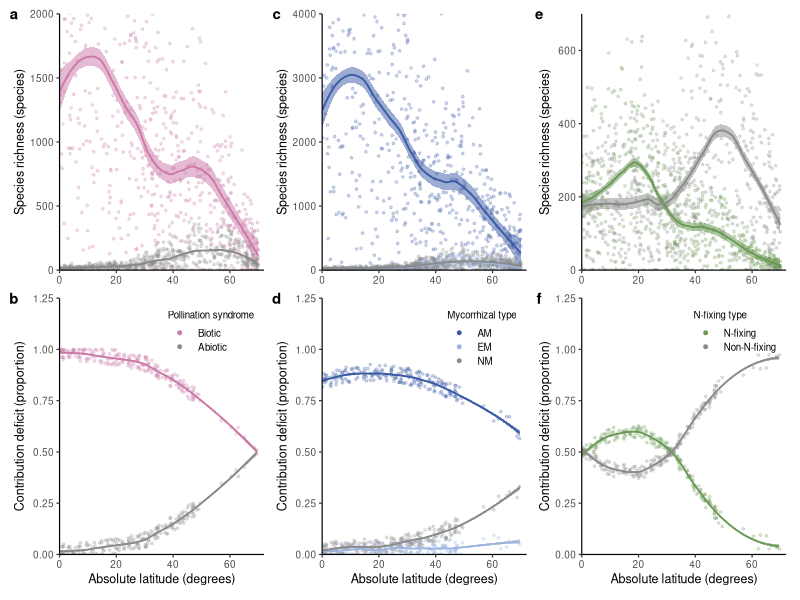
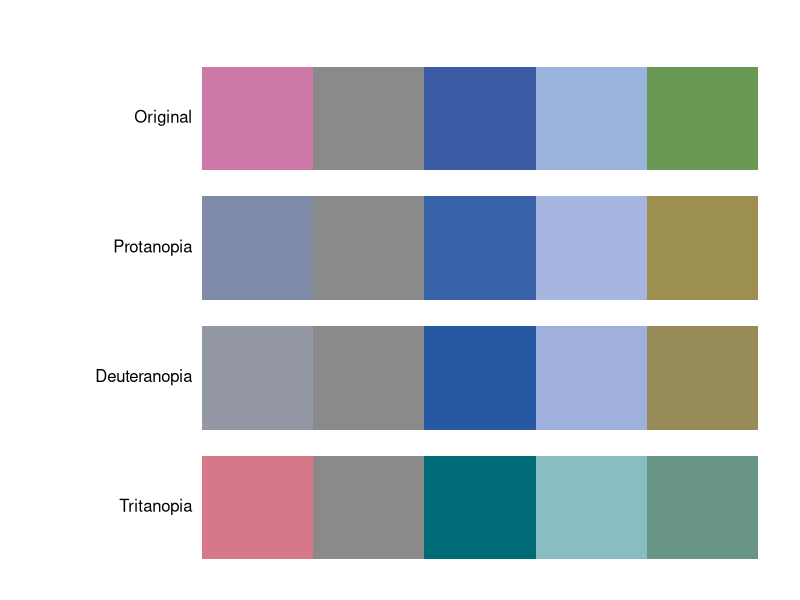

R code for these plots, in order:
## ---- chunk 1
#| label: simulate
seed <- 5014L
set.seed(seed)
library(ggplot2)
n_mainland <- 600L
n_island <- 212L
knots <- seq(0, 70, 10)
groups <- c("Biotic", "Abiotic", "AM", "EM", "NM", "N-fixing", "Non-N-fixing")
types <- c("Pollination", "Pollination", rep("Mycorrhiza", 3), rep("N-fixation", 2))
richness <- rbind(
  c(1250,1800,1450,900,700,800,450,150), c(15,20,30,50,110,170,150,50),
  c(2100,3400,2800,2000,1500,1300,700,350), c(10,15,25,40,80,140,100,40),
  c(20,25,30,50,110,160,130,60), c(160,260,300,180,130,90,40,10),
  c(160,200,180,170,290,410,260,120))
shares <- rbind(
  c(.98,.98,.96,.93,.85,.75,.63,.50), c(.02,.02,.04,.07,.15,.25,.37,.50),
  c(.85,.88,.89,.87,.83,.77,.69,.60), c(.015,.020,.020,.025,.030,.040,.060,.080),
  c(.020,.030,.040,.060,.100,.150,.230,.300), c(.50,.58,.60,.53,.33,.16,.07,.04),
  c(.50,.42,.40,.47,.67,.84,.93,.96))
latitude_mainland <- runif(n_mainland, 0, 70)
latitude_island <- c(runif(n_island - 8, 0, 50), runif(8, 50, 70))
dat <- data.frame()
for (j in seq_along(groups)) {
  mu <- approx(knots, richness[j, ], xout = latitude_mainland)$y
  weight <- approx(knots, shares[j, ], xout = latitude_island)$y
  mainland <- data.frame(id = seq_len(n_mainland), latitude = latitude_mainland,
                        type = types[j], group = groups[j], metric = "richness")
  island <- data.frame(id = seq_len(n_island), latitude = latitude_island,
                      type = types[j], group = groups[j], metric = "contribution")
  dat <- rbind(dat,
    transform(mainland, value = pmax(0, round(rnorm(n_mainland, mu, .7 * mu)))),
    transform(island, value = pmax(.001, weight + runif(n_island, -.04, .04))))
}
i <- dat$metric == "contribution" & dat$type != "Mycorrhiza"
dat$value[i] <- dat$value[i] / ave(dat$value[i], dat$id[i], dat$type[i], FUN = sum)
panel_names <- c("a  Pollination\nMainland richness (species)",
                 "c  Mycorrhiza\nMainland richness (species)",
                 "e  N-fixation\nMainland richness (species)",
                 "b  Pollination\nDeficit contribution (proportion)",
                 "d  Mycorrhiza\nDeficit contribution (proportion)",
                 "f  N-fixation\nDeficit contribution (proportion)")
panel_id <- match(dat$type, unique(types)) + ifelse(dat$metric == "richness", 0, 3)
dat$panel <- factor(panel_names[panel_id], levels = panel_names)
dat$group <- factor(dat$group, levels = groups)
## ---- chunk 2
#| label: smooth-curves
curves <- data.frame()
for (g in groups) {
  for (m in c("richness", "contribution")) {
    z <- subset(dat, group == g & metric == m)
    model <- loess(value ~ latitude, data = z,
                   span = if (m == "richness" && z$type[1] == "Mycorrhiza") 0.50 else 0.40)
    grid <- data.frame(latitude = seq(min(z$latitude), max(z$latitude), length.out = 100))
    estimate <- predict(model, newdata = grid, se = TRUE)
    curves <- rbind(curves, data.frame(grid, panel = z$panel[1], group = g,
      value = estimate$fit, lower = estimate$fit - estimate$se.fit,
      upper = estimate$fit + estimate$se.fit))
  }
}
curves$panel <- factor(curves$panel, levels = panel_names)
curves$group <- factor(curves$group, levels = groups)
## ---- chunk 3
#| label: fig-reconstruction
#| fig-width: 10
#| fig-height: 6.8
palette <- c(Biotic = "#CC79A7", Abiotic = "#8A8A8A", AM = "#3B5BA5",
             EM = "#9BB4DE", NM = "#8A8A8A", "N-fixing" = "#6A9955",
             "Non-N-fixing" = "#8A8A8A")
limits <- c(2000, 4000, 700, 1.25, 1.25, 1.25)
legend_titles <- rep(c("Pollination syndrome", "Mycorrhizal type", "N-fixing type"), 2)
plots <- list()
for (k in seq_along(panel_names)) {
  z <- subset(dat, panel == panel_names[k])
  plots[[k]] <- ggplot(z, aes(latitude, value, color = group)) +
    geom_ribbon(data = subset(curves, panel == panel_names[k]),
                aes(ymin = lower, ymax = upper, fill = group), alpha = .5, color = NA) +
    geom_point(alpha = .24, size = .65) +
    geom_line(data = subset(curves, panel == panel_names[k]), linewidth = .65) +
    coord_cartesian(xlim = c(0, 72), ylim = c(0, limits[k]), expand = FALSE) +
    scale_x_continuous(breaks = c(0, 20, 40, 60)) +
    scale_color_manual(values = palette) + scale_fill_manual(values = palette, guide = "none") +
    labs(tag = c("a", "c", "e", "b", "d", "f")[k], color = legend_titles[k],
         x = if (k > 3) "Absolute latitude (degrees)" else NULL,
         y = if (k <= 3) "Species richness (species)" else "Contribution deficit (proportion)") +
    theme_classic(base_size = 9) +
    theme(legend.position = if (k <= 3) "none" else "inside",
          legend.position.inside = c(.98, .98), legend.justification = c(1, 1),
          legend.background = element_blank(), legend.key.height = grid::unit(.7, "lines"),
          legend.text = element_text(size = 7), legend.title = element_text(size = 7),
          plot.tag = element_text(face = "bold"), plot.tag.position = c(0, 1)) +
    guides(color = guide_legend(override.aes = list(alpha = 1, linewidth = 0, size = 1)))
}
p <- patchwork::wrap_plots(plots, ncol = 3)
p
## ---- chunk 4
#| label: fig-palette-check
#| echo: false
#| fig-width: 8
#| fig-height: 2.2
colors <- c("#CC79A7", "#8A8A8A", "#3B5BA5", "#9BB4DE", "#6A9955")
vision <- list(Original = identity, Protanopia = colorspace::protan,
               Deuteranopia = colorspace::deutan, Tritanopia = colorspace::tritan)
op <- par(mar = c(1, 9, 1, 1))
plot.new()
plot.window(xlim = c(0, length(colors)), ylim = c(0, 4))
for (i in seq_along(vision)) {
  rect(0:4, 4 - i, 1:5, 4.8 - i, col = vision[[i]](colors), border = NA)
  text(0, 4.4 - i, names(vision)[i], pos = 2, xpd = NA)
}
par(op)
